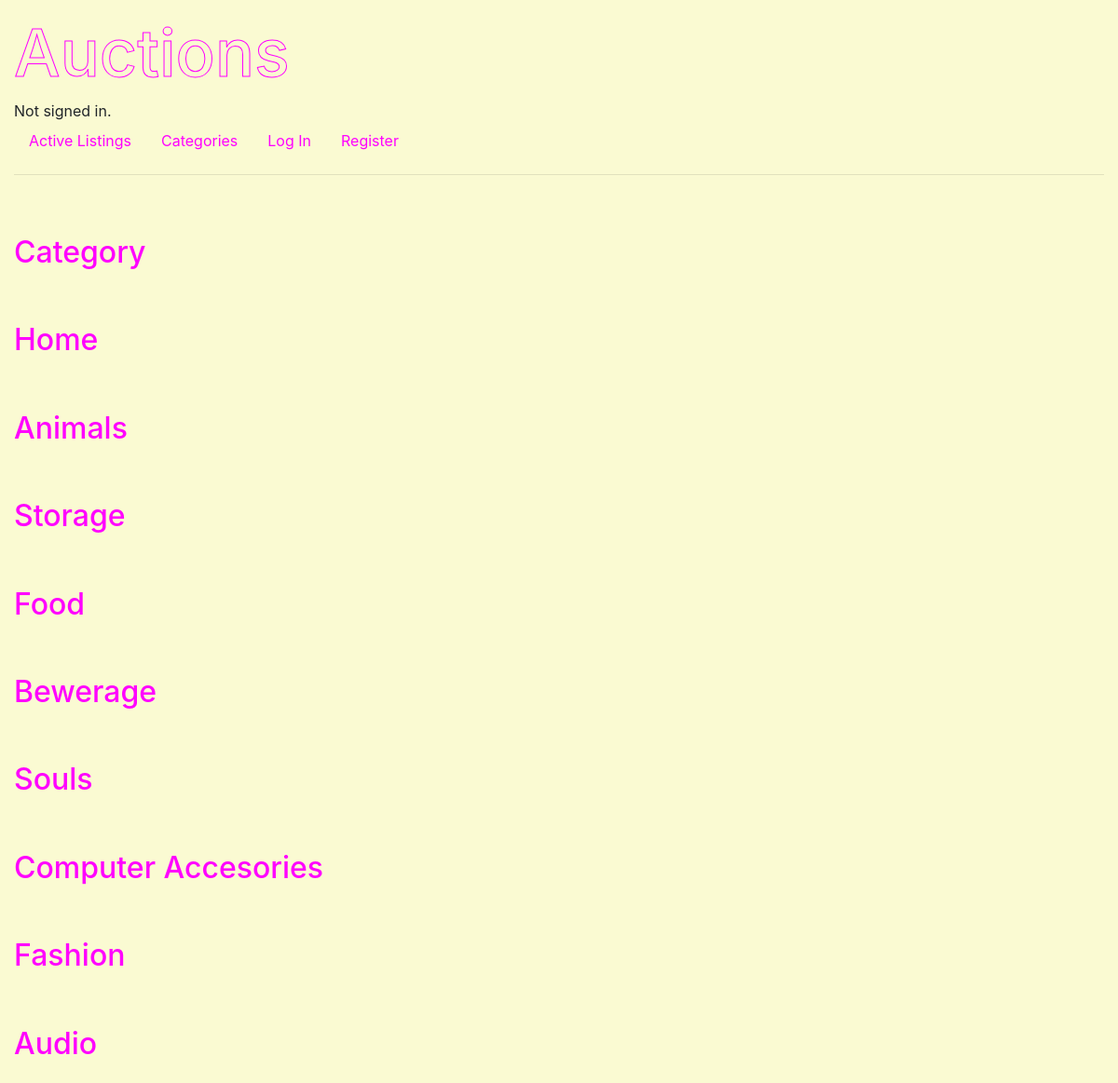
The page /categories on the database its author committed.
### auctions/models.py (models this page shows, shortened)
class Listing(models.Model):
    title = models.CharField(max_length=64)
    description = models.TextField(default = 'Description',max_length=500,)
    category = models.CharField(max_length = 64, default = 'Category', blank=True)
    starting_price = models.DecimalField(max_digits=10, decimal_places=2, validators=[MinValueValidator(Decimal('0.01'))])
    added = models.DateTimeField(auto_now_add=True)
    photo = models.CharField(max_length=2000, blank=True)
    seller = models.ForeignKey(User, on_delete=models.CASCADE, related_name="is_selling")
    is_open = models.BooleanField(default=True)
    winner = models.ForeignKey(User, null=True, blank=True, on_delete=models.SET_NULL, related_name="winner")

### auctions/views.py (the view)
# urls.py: path('categories', views.category_list, name="categories"),
def category_list(request):
    category_list = Listing.objects.values_list('category', flat=True)
    category_list = list(set(category_list))
    return render(request, 'auctions/categories.html', {'categories': category_list})

### auctions/templates/auctions/categories.html
{% extends 'auctions/layout.html' %}
{% block body %}
{% for category in categories %}
<a class='listing_title'href="{% url 'category' category %}"><h2>{{category}}</h2></a>
{% endfor %}
{% endblock %}

### static/styles/main.css (style rules this page uses)
body { padding: 15px; background-color: lightgoldenrodyellow; }
.listing_title { margin-bottom: 0; padding-bottom: 0; font-size:xx-large; color:magenta; transition-duration: 0.7s; }
.listing_title { padding-left:20px; }

### rows shown on the page
Listing: category "Category"
Listing: category "Storage"
Listing: category "Food"
Listing: category "Bewerage"
Listing: category "Souls"
Listing: category "Computer Accesories"
Listing: category "Fashion"
Listing: category "Audio"

### other values the page prints
{{ category }} "Home" "Animals"
